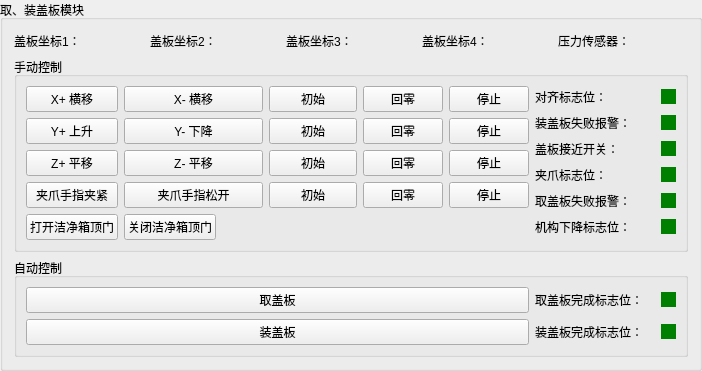
         <widget class="QGroupBox" name="groupBox_33">
          <property name="sizePolicy">
           <sizepolicy hsizetype="Preferred" vsizetype="Maximum">
            <horstretch>0</horstretch>
            <verstretch>0</verstretch>
           </sizepolicy>
          </property>
          <property name="maximumSize">
           <size>
            <width>16777215</width>
            <height>500</height>
           </size>
          </property>
          <property name="title">
           <string>取、装盖板模块</string>
          </property>
          <layout class="QVBoxLayout" name="verticalLayout_88">
           <item>
            <layout class="QHBoxLayout" name="horizontalLayout_118">
             <item>
              <widget class="QLabel" name="label_205">
               <property name="sizePolicy">
                <sizepolicy hsizetype="Minimum" vsizetype="Preferred">
                 <horstretch>0</horstretch>
                 <verstretch>0</verstretch>
                </sizepolicy>
               </property>
               <property name="minimumSize">
                <size>
                 <width>130</width>
                 <height>20</height>
                </size>
               </property>
               <property name="maximumSize">
                <size>
                 <width>16777215</width>
                 <height>40</height>
                </size>
               </property>
               <property name="text">
                <string>盖板坐标1：</string>
               </property>
              </widget>
             </item>
             <item>
              <widget class="QLabel" name="label_208">
               <property name="sizePolicy">
                <sizepolicy hsizetype="Minimum" vsizetype="Preferred">
                 <horstretch>0</horstretch>
                 <verstretch>0</verstretch>
                </sizepolicy>
               </property>
               <property name="minimumSize">
                <size>
                 <width>130</width>
                 <height>0</height>
                </size>
               </property>
               <property name="maximumSize">
                <size>
                 <width>16777215</width>
                 <height>40</height>
                </size>
               </property>
               <property name="text">
                <string>盖板坐标2：</string>
               </property>
              </widget>
             </item>
             <item>
              <widget class="QLabel" name="label_209">
               <property name="sizePolicy">
                <sizepolicy hsizetype="Minimum" vsizetype="Preferred">
                 <horstretch>0</horstretch>
                 <verstretch>0</verstretch>
                </sizepolicy>
               </property>
               <property name="minimumSize">
                <size>
                 <width>130</width>
                 <height>0</height>
                </size>
               </property>
               <property name="maximumSize">
                <size>
                 <width>16777215</width>
                 <height>40</height>
                </size>
               </property>
               <property name="text">
                <string>盖板坐标3：</string>
               </property>
              </widget>
             </item>
             <item>
              <widget class="QLabel" name="label_212">
               <property name="sizePolicy">
                <sizepolicy hsizetype="Minimum" vsizetype="Preferred">
                 <horstretch>0</horstretch>
                 <verstretch>0</verstretch>
                </sizepolicy>
               </property>
               <property name="minimumSize">
                <size>
                 <width>130</width>
                 <height>0</height>
                </size>
               </property>
               <property name="maximumSize">
                <size>
                 <width>16777215</width>
                 <height>40</height>
                </size>
               </property>
               <property name="text">
                <string>盖板坐标4：</string>
               </property>
              </widget>
             </item>
             <item>
              <widget class="QLabel" name="label_227">
               <property name="sizePolicy">
                <sizepolicy hsizetype="Minimum" vsizetype="Preferred">
                 <horstretch>0</horstretch>
                 <verstretch>0</verstretch>
                </sizepolicy>
               </property>
               <property name="minimumSize">
                <size>
                 <width>130</width>
                 <height>0</height>
                </size>
               </property>
               <property name="maximumSize">
                <size>
                 <width>16777215</width>
                 <height>40</height>
                </size>
               </property>
               <property name="text">
                <string>压力传感器：</string>
               </property>
              </widget>
             </item>
            </layout>
           </item>
           <item>
            <widget class="QGroupBox" name="groupBox_34">
             <property name="title">
              <string>手动控制</string>
             </property>
             <layout class="QHBoxLayout" name="horizontalLayout_119">
              <item>
               <layout class="QGridLayout" name="gridLayout_16">
                <item row="0" column="0">
                 <widget class="QPushButton" name="pushButton_68">
                  <property name="sizePolicy">
                   <sizepolicy hsizetype="Minimum" vsizetype="Fixed">
                    <horstretch>0</horstretch>
                    <verstretch>0</verstretch>
                   </sizepolicy>
                  </property>
                  <property name="text">
                   <string>X+ 横移</string>
                  </property>
                 </widget>
                </item>
                <item row="1" column="0">
                 <widget class="QPushButton" name="pushButton_69">
                  <property name="sizePolicy">
                   <sizepolicy hsizetype="Minimum" vsizetype="Fixed">
                    <horstretch>0</horstretch>
                    <verstretch>0</verstretch>
                   </sizepolicy>
                  </property>
                  <property name="text">
                   <string>Y+ 上升</string>
                  </property>
                 </widget>
                </item>
                <item row="2" column="4" colspan="2">
                 <widget class="QPushButton" name="pushButton_70">
                  <property name="text">
                   <string>初始</string>
                  </property>
                 </widget>
                </item>
                <item row="1" column="4" colspan="2">
                 <widget class="QPushButton" name="pushButton_71">
                  <property name="text">
                   <string>初始</string>
                  </property>
                 </widget>
                </item>
                <item row="2" column="0">
                 <widget class="QPushButton" name="pushButton_72">
                  <property name="sizePolicy">
                   <sizepolicy hsizetype="Minimum" vsizetype="Fixed">
                    <horstretch>0</horstretch>
                    <verstretch>0</verstretch>
                   </sizepolicy>
                  </property>
                  <property name="text">
                   <string>Z+ 平移</string>
                  </property>
                 </widget>
                </item>
                <item row="1" column="6">
                 <widget class="QPushButton" name="pushButton_79">
                  <property name="text">
                   <string>回零</string>
                  </property>
                 </widget>
                </item>
                <item row="0" column="2" colspan="2">
                 <widget class="QPushButton" name="pushButton_73">
                  <property name="sizePolicy">
                   <sizepolicy hsizetype="Minimum" vsizetype="Fixed">
                    <horstretch>0</horstretch>
                    <verstretch>0</verstretch>
                   </sizepolicy>
                  </property>
                  <property name="text">
                   <string>X- 横移</string>
                  </property>
                 </widget>
                </item>
                <item row="1" column="7">
                 <widget class="QPushButton" name="pushButton_84">
                  <property name="sizePolicy">
                   <sizepolicy hsizetype="Maximum" vsizetype="Fixed">
                    <horstretch>0</horstretch>
                    <verstretch>0</verstretch>
                   </sizepolicy>
                  </property>
                  <property name="text">
                   <string>停止</string>
                  </property>
                 </widget>
                </item>
                <item row="3" column="4" colspan="2">
                 <widget class="QPushButton" name="pushButton_74">
                  <property name="text">
                   <string>初始</string>
                  </property>
                 </widget>
                </item>
                <item row="2" column="6">
                 <widget class="QPushButton" name="pushButton_80">
                  <property name="text">
                   <string>回零</string>
                  </property>
                 </widget>
                </item>
                <item row="0" column="7">
                 <widget class="QPushButton" name="pushButton_83">
                  <property name="sizePolicy">
                   <sizepolicy hsizetype="Maximum" vsizetype="Fixed">
                    <horstretch>0</horstretch>
                    <verstretch>0</verstretch>
                   </sizepolicy>
                  </property>
                  <property name="text">
                   <string>停止</string>
                  </property>
                 </widget>
                </item>
                <item row="2" column="2" colspan="2">
                 <widget class="QPushButton" name="pushButton_75">
                  <property name="sizePolicy">
                   <sizepolicy hsizetype="Minimum" vsizetype="Fixed">
                    <horstretch>0</horstretch>
                    <verstretch>0</verstretch>
                   </sizepolicy>
                  </property>
                  <property name="text">
                   <string>Z- 平移</string>
                  </property>
                 </widget>
                </item>
                <item row="4" column="0">
                 <widget class="QPushButton" name="pushButton_117">
                  <property name="text">
                   <string>打开洁净箱顶门</string>
                  </property>
                 </widget>
                </item>
                <item row="1" column="2" colspan="2">
                 <widget class="QPushButton" name="pushButton_76">
                  <property name="sizePolicy">
                   <sizepolicy hsizetype="Minimum" vsizetype="Fixed">
                    <horstretch>0</horstretch>
                    <verstretch>0</verstretch>
                   </sizepolicy>
                  </property>
                  <property name="text">
                   <string>Y- 下降</string>
                  </property>
                 </widget>
                </item>
                <item row="2" column="7">
                 <widget class="QPushButton" name="pushButton_85">
                  <property name="sizePolicy">
                   <sizepolicy hsizetype="Maximum" vsizetype="Fixed">
                    <horstretch>0</horstretch>
                    <verstretch>0</verstretch>
                   </sizepolicy>
                  </property>
                  <property name="text">
                   <string>停止</string>
                  </property>
                 </widget>
                </item>
                <item row="0" column="6">
                 <widget class="QPushButton" name="pushButton_77">
                  <property name="text">
                   <string>回零</string>
                  </property>
                 </widget>
                </item>
                <item row="3" column="6">
                 <widget class="QPushButton" name="pushButton_81">
                  <property name="text">
                   <string>回零</string>
                  </property>
                 </widget>
                </item>
                <item row="3" column="7">
                 <widget class="QPushButton" name="pushButton_86">
                  <property name="sizePolicy">
                   <sizepolicy hsizetype="Maximum" vsizetype="Fixed">
                    <horstretch>0</horstretch>
                    <verstretch>0</verstretch>
                   </sizepolicy>
                  </property>
                  <property name="text">
                   <string>停止</string>
                  </property>
                 </widget>
                </item>
                <item row="3" column="2" colspan="2">
                 <widget class="QPushButton" name="pushButton_78">
                  <property name="text">
                   <string>夹爪手指松开</string>
                  </property>
                 </widget>
                </item>
                <item row="3" column="0">
                 <widget class="QPushButton" name="pushButton_82">
                  <property name="text">
                   <string>夹爪手指夹紧</string>
                  </property>
                 </widget>
                </item>
                <item row="0" column="4" colspan="2">
                 <widget class="QPushButton" name="pushButton_118">
                  <property name="text">
                   <string>初始</string>
                  </property>
                 </widget>
                </item>
                <item row="4" column="2">
                 <widget class="QPushButton" name="pushButton_119">
                  <property name="sizePolicy">
                   <sizepolicy hsizetype="Maximum" vsizetype="Fixed">
                    <horstretch>0</horstretch>
                    <verstretch>0</verstretch>
                   </sizepolicy>
                  </property>
                  <property name="text">
                   <string>关闭洁净箱顶门</string>
                  </property>
                 </widget>
                </item>
               </layout>
              </item>
              <item>
               <layout class="QVBoxLayout" name="verticalLayout_89">
                <item>
                 <layout class="QHBoxLayout" name="horizontalLayout_120">
                  <item>
                   <widget class="QLabel" name="label_213">
                    <property name="sizePolicy">
                     <sizepolicy hsizetype="Maximum" vsizetype="Preferred">
                      <horstretch>0</horstretch>
                      <verstretch>0</verstretch>
                     </sizepolicy>
                    </property>
                    <property name="maximumSize">
                     <size>
                      <width>120</width>
                      <height>16777215</height>
                     </size>
                    </property>
                    <property name="text">
                     <string>对齐标志位：</string>
                    </property>
                   </widget>
                  </item>
                  <item>
                   <widget class="QPushButton" name="pushButton_120">
                    <property name="sizePolicy">
                     <sizepolicy hsizetype="Maximum" vsizetype="Maximum">
                      <horstretch>0</horstretch>
                      <verstretch>0</verstretch>
                     </sizepolicy>
                    </property>
                    <property name="minimumSize">
                     <size>
                      <width>0</width>
                      <height>0</height>
                     </size>
                    </property>
                    <property name="maximumSize">
                     <size>
                      <width>15</width>
                      <height>15</height>
                     </size>
                    </property>
                    <property name="styleSheet">
                     <string notr="true">
    width: 50px;
    height: 50px;
    /* 设置圆角半径为宽度或高度的一半以形成圆形 */
    border-radius: 50%;
    /* 设置背景颜色为绿色 */
    background-color: green;
    /* 移除默认的边框样式 */
    border: none;
    /* 移除按钮的外边框 */
    outline: none;
    /* 禁用按钮的鼠标指针效果 */
    cursor: not-allowed;
    /* 禁用按钮的点击效果 */
    pointer-events: none;
</string>
                    </property>
                    <property name="text">
                     <string/>
                    </property>
                   </widget>
                  </item>
                 </layout>
                </item>
                <item>
                 <layout class="QHBoxLayout" name="horizontalLayout_121">
                  <item>
                   <widget class="QLabel" name="label_228">
                    <property name="sizePolicy">
                     <sizepolicy hsizetype="Maximum" vsizetype="Preferred">
                      <horstretch>0</horstretch>
                      <verstretch>0</verstretch>
                     </sizepolicy>
                    </property>
                    <property name="maximumSize">
                     <size>
                      <width>120</width>
                      <height>16777215</height>
                     </size>
                    </property>
                    <property name="text">
                     <string>装盖板失败报警：</string>
                    </property>
                   </widget>
                  </item>
                  <item>
                   <widget class="QPushButton" name="pushButton_121">
                    <property name="sizePolicy">
                     <sizepolicy hsizetype="Maximum" vsizetype="Maximum">
                      <horstretch>0</horstretch>
                      <verstretch>0</verstretch>
                     </sizepolicy>
                    </property>
                    <property name="minimumSize">
                     <size>
                      <width>0</width>
                      <height>0</height>
                     </size>
                    </property>
                    <property name="maximumSize">
                     <size>
                      <width>15</width>
                      <height>15</height>
                     </size>
                    </property>
                    <property name="styleSheet">
                     <string notr="true">
    width: 50px;
    height: 50px;
    /* 设置圆角半径为宽度或高度的一半以形成圆形 */
    border-radius: 50%;
    /* 设置背景颜色为红色 */
    background-color: green;
    /* 移除默认的边框样式 */
    border: none;
    /* 移除按钮的外边框 */
    outline: none;
    /* 禁用按钮的鼠标指针效果 */
    cursor: not-allowed;
    /* 禁用按钮的点击效果 */
    pointer-events: none;
</string>
                    </property>
                    <property name="text">
                     <string/>
                    </property>
                   </widget>
                  </item>
                 </layout>
                </item>
                <item>
                 <layout class="QHBoxLayout" name="horizontalLayout_122">
                  <item>
                   <widget class="QLabel" name="label_214">
                    <property name="sizePolicy">
                     <sizepolicy hsizetype="Maximum" vsizetype="Preferred">
                      <horstretch>0</horstretch>
                      <verstretch>0</verstretch>
                     </sizepolicy>
                    </property>
                    <property name="maximumSize">
                     <size>
                      <width>120</width>
                      <height>16777215</height>
                     </size>
                    </property>
                    <property name="text">
                     <string>盖板接近开关：</string>
                    </property>
                   </widget>
                  </item>
                  <item>
                   <widget class="QPushButton" name="pushButton_122">
                    <property name="sizePolicy">
                     <sizepolicy hsizetype="Maximum" vsizetype="Maximum">
                      <horstretch>0</horstretch>
                      <verstretch>0</verstretch>
                     </sizepolicy>
                    </property>
                    <property name="minimumSize">
                     <size>
                      <width>0</width>
                      <height>0</height>
                     </size>
                    </property>
                    <property name="maximumSize">
                     <size>
                      <width>15</width>
                      <height>15</height>
                     </size>
                    </property>
                    <property name="styleSheet">
                     <string notr="true">
    width: 50px;
    height: 50px;
    /* 设置圆角半径为宽度或高度的一半以形成圆形 */
    border-radius: 50%;
    /* 设置背景颜色为绿色 */
    background-color: green;
    /* 移除默认的边框样式 */
    border: none;
    /* 移除按钮的外边框 */
    outline: none;
    /* 禁用按钮的鼠标指针效果 */
    cursor: not-allowed;
    /* 禁用按钮的点击效果 */
    pointer-events: none;
</string>
                    </property>
                    <property name="text">
                     <string/>
                    </property>
                   </widget>
                  </item>
                 </layout>
                </item>
                <item>
                 <layout class="QHBoxLayout" name="horizontalLayout_123">
                  <item>
                   <widget class="QLabel" name="label_215">
                    <property name="sizePolicy">
                     <sizepolicy hsizetype="Maximum" vsizetype="Preferred">
                      <horstretch>0</horstretch>
                      <verstretch>0</verstretch>
                     </sizepolicy>
                    </property>
                    <property name="maximumSize">
                     <size>
                      <width>120</width>
                      <height>16777215</height>
                     </size>
                    </property>
                    <property name="text">
                     <string>夹爪标志位：</string>
                    </property>
                   </widget>
                  </item>
                  <item>
                   <widget class="QPushButton" name="pushButton_123">
                    <property name="sizePolicy">
                     <sizepolicy hsizetype="Maximum" vsizetype="Maximum">
                      <horstretch>0</horstretch>
                      <verstretch>0</verstretch>
                     </sizepolicy>
                    </property>
                    <property name="minimumSize">
                     <size>
                      <width>0</width>
                      <height>0</height>
                     </size>
                    </property>
                    <property name="maximumSize">
                     <size>
                      <width>15</width>
                      <height>15</height>
                     </size>
                    </property>
                    <property name="styleSheet">
                     <string notr="true">
    width: 50px;
    height: 50px;
    /* 设置圆角半径为宽度或高度的一半以形成圆形 */
    border-radius: 50%;
    /* 设置背景颜色为绿色 */
    background-color: green;
    /* 移除默认的边框样式 */
    border: none;
    /* 移除按钮的外边框 */
    outline: none;
    /* 禁用按钮的鼠标指针效果 */
    cursor: not-allowed;
    /* 禁用按钮的点击效果 */
    pointer-events: none;
</string>
                    </property>
                    <property name="text">
                     <string/>
                    </property>
                   </widget>
                  </item>
                 </layout>
                </item>
                <item>
                 <layout class="QHBoxLayout" name="horizontalLayout_124">
                  <item>
                   <widget class="QLabel" name="label_229">
                    <property name="sizePolicy">
                     <sizepolicy hsizetype="Maximum" vsizetype="Preferred">
                      <horstretch>0</horstretch>
                      <verstretch>0</verstretch>
                     </sizepolicy>
                    </property>
                    <property name="maximumSize">
                     <size>
                      <width>120</width>
                      <height>16777215</height>
                     </size>
                    </property>
                    <property name="text">
                     <string>取盖板失败报警：</string>
                    </property>
                   </widget>
                  </item>
                  <item>
                   <widget class="QPushButton" name="pushButton_124">
                    <property name="sizePolicy">
                     <sizepolicy hsizetype="Maximum" vsizetype="Maximum">
                      <horstretch>0</horstretch>
                      <verstretch>0</verstretch>
                     </sizepolicy>
                    </property>
                    <property name="minimumSize">
                     <size>
                      <width>0</width>
                      <height>0</height>
                     </size>
                    </property>
                    <property name="maximumSize">
                     <size>
                      <width>15</width>
                      <height>15</height>
                     </size>
                    </property>
                    <property name="styleSheet">
                     <string notr="true">
    width: 50px;
    height: 50px;
    /* 设置圆角半径为宽度或高度的一半以形成圆形 */
    border-radius: 50%;
    /* 设置背景颜色为红色 */
    background-color: green;
    /* 移除默认的边框样式 */
    border: none;
    /* 移除按钮的外边框 */
    outline: none;
    /* 禁用按钮的鼠标指针效果 */
    cursor: not-allowed;
    /* 禁用按钮的点击效果 */
    pointer-events: none;
</string>
                    </property>
                    <property name="text">
                     <string/>
                    </property>
                   </widget>
                  </item>
                 </layout>
                </item>
                <item>
                 <layout class="QHBoxLayout" name="horizontalLayout_125">
                  <item>
                   <widget class="QLabel" name="label_230">
                    <property name="sizePolicy">
                     <sizepolicy hsizetype="Maximum" vsizetype="Preferred">
                      <horstretch>0</horstretch>
                      <verstretch>0</verstretch>
                     </sizepolicy>
                    </property>
                    <property name="maximumSize">
                     <size>
                      <width>120</width>
                      <height>16777215</height>
                     </size>
                    </property>
                    <property name="text">
                     <string>机构下降标志位：</string>
                    </property>
                   </widget>
                  </item>
                  <item>
                   <widget class="QPushButton" name="pushButton_125">
                    <property name="sizePolicy">
                     <sizepolicy hsizetype="Maximum" vsizetype="Maximum">
                      <horstretch>0</horstretch>
                      <verstretch>0</verstretch>
                     </sizepolicy>
                    </property>
                    <property name="minimumSize">
                     <size>
                      <width>0</width>
                      <height>0</height>
                     </size>
                    </property>
                    <property name="maximumSize">
                     <size>
                      <width>15</width>
                      <height>15</height>
                     </size>
                    </property>
                    <property name="styleSheet">
                     <string notr="true">
    width: 50px;
    height: 50px;
    /* 设置圆角半径为宽度或高度的一半以形成圆形 */
    border-radius: 50%;
    /* 设置背景颜色为绿色 */
    background-color: green;
    /* 移除默认的边框样式 */
    border: none;
    /* 移除按钮的外边框 */
    outline: none;
    /* 禁用按钮的鼠标指针效果 */
    cursor: not-allowed;
    /* 禁用按钮的点击效果 */
    pointer-events: none;
</string>
                    </property>
                    <property name="text">
                     <string/>
                    </property>
                   </widget>
                  </item>
                 </layout>
                </item>
               </layout>
              </item>
             </layout>
            </widget>
           </item>
           <item>
            <widget class="QGroupBox" name="groupBox_35">
             <property name="title">
              <string>自动控制</string>
             </property>
             <layout class="QGridLayout" name="gridLayout_22">
              <item row="1" column="0">
               <widget class="QPushButton" name="pushButton_126">
                <property name="text">
                 <string>装盖板</string>
                </property>
               </widget>
              </item>
              <item row="1" column="1">
               <layout class="QHBoxLayout" name="horizontalLayout_126">
                <item>
                 <widget class="QLabel" name="label_252">
                  <property name="sizePolicy">
                   <sizepolicy hsizetype="Maximum" vsizetype="Preferred">
                    <horstretch>0</horstretch>
                    <verstretch>0</verstretch>
                   </sizepolicy>
                  </property>
                  <property name="maximumSize">
                   <size>
                    <width>120</width>
                    <height>16777215</height>
                   </size>
                  </property>
                  <property name="text">
                   <string>装盖板完成标志位：</string>
                  </property>
                 </widget>
                </item>
                <item>
                 <widget class="QPushButton" name="pushButton_127">
                  <property name="sizePolicy">
                   <sizepolicy hsizetype="Maximum" vsizetype="Maximum">
                    <horstretch>0</horstretch>
                    <verstretch>0</verstretch>
                   </sizepolicy>
                  </property>
                  <property name="minimumSize">
                   <size>
                    <width>0</width>
                    <height>0</height>
                   </size>
                  </property>
                  <property name="maximumSize">
                   <size>
                    <width>15</width>
                    <height>15</height>
                   </size>
                  </property>
                  <property name="styleSheet">
                   <string notr="true">
    width: 50px;
    height: 50px;
    /* 设置圆角半径为宽度或高度的一半以形成圆形 */
    border-radius: 50%;
    /* 设置背景颜色为绿色 */
    background-color: green;
    /* 移除默认的边框样式 */
    border: none;
    /* 移除按钮的外边框 */
    outline: none;
    /* 禁用按钮的鼠标指针效果 */
    cursor: not-allowed;
    /* 禁用按钮的点击效果 */
    pointer-events: none;
</string>
                  </property>
                  <property name="text">
                   <string/>
                  </property>
                 </widget>
                </item>
               </layout>
              </item>
              <item row="0" column="0">
               <widget class="QPushButton" name="pushButton_128">
                <property name="minimumSize">
                 <size>
                  <width>480</width>
                  <height>0</height>
                 </size>
                </property>
                <property name="text">
                 <string>取盖板</string>
                </property>
               </widget>
              </item>
              <item row="0" column="1">
               <layout class="QHBoxLayout" name="horizontalLayout_127">
                <item>
                 <widget class="QLabel" name="label_253">
                  <property name="sizePolicy">
                   <sizepolicy hsizetype="Maximum" vsizetype="Preferred">
                    <horstretch>0</horstretch>
                    <verstretch>0</verstretch>
                   </sizepolicy>
                  </property>
                  <property name="maximumSize">
                   <size>
                    <width>120</width>
                    <height>16777215</height>
                   </size>
                  </property>
                  <property name="text">
                   <string>取盖板完成标志位：</string>
                  </property>
                 </widget>
                </item>
                <item>
                 <widget class="QPushButton" name="pushButton_129">
                  <property name="sizePolicy">
                   <sizepolicy hsizetype="Maximum" vsizetype="Maximum">
                    <horstretch>0</horstretch>
                    <verstretch>0</verstretch>
                   </sizepolicy>
                  </property>
                  <property name="minimumSize">
                   <size>
                    <width>0</width>
                    <height>0</height>
                   </size>
                  </property>
                  <property name="maximumSize">
                   <size>
                    <width>15</width>
                    <height>15</height>
                   </size>
                  </property>
                  <property name="styleSheet">
                   <string notr="true">
    width: 50px;
    height: 50px;
    /* 设置圆角半径为宽度或高度的一半以形成圆形 */
    border-radius: 50%;
    /* 设置背景颜色为绿色 */
    background-color: green;
    /* 移除默认的边框样式 */
    border: none;
    /* 移除按钮的外边框 */
    outline: none;
    /* 禁用按钮的鼠标指针效果 */
    cursor: not-allowed;
    /* 禁用按钮的点击效果 */
    pointer-events: none;
</string>
                  </property>
                  <property name="text">
                   <string/>
                  </property>
                 </widget>
                </item>
               </layout>
              </item>
             </layout>
            </widget>
           </item>
          </layout>
         </widget>
